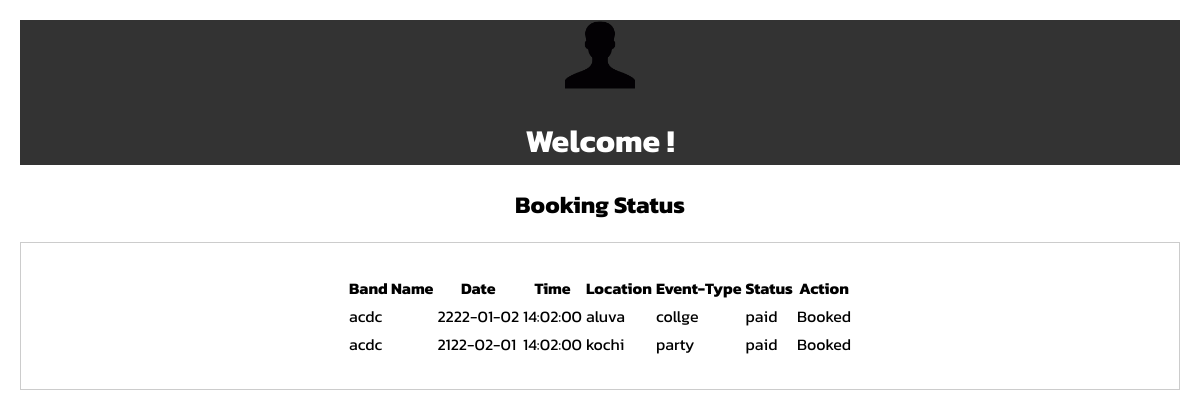
Page /uls/booking_status.php (signed in) on the committed database.
### tables this page shows
CREATE TABLE `booking_requests` (
  `id` int(11) NOT NULL,
  `user_id` int(11) DEFAULT NULL,
  `bandname` varchar(256) NOT NULL,
  `date` date NOT NULL,
  `time` time NOT NULL,
  `status` enum('pending','confirmed','rejected','paid') DEFAULT 'pending',
  `payment_method` enum('credit_card','paypal','other') DEFAULT NULL,
  `created_at` timestamp NOT NULL DEFAULT current_timestamp(),
  `booking_price` decimal(10,2) DEFAULT 0.00,
  `location` varchar(255) NOT NULL,
  `event_type` varchar(255) NOT NULL
);

### uls/booking_status.php (the view, shortened to what this page needs)
<?php
$username = getUserInfo('username');
$conn = new mysqli("localhost", "alhad", "1234", "mini");
$user_id = $_SESSION['user_id'];
$sql = "SELECT bandname, date, time, status,location, event_type  FROM booking_requests WHERE user_id = $user_id";
$result = $conn->query($sql);
?>
<!DOCTYPE html>
<html lang="en">
<head>
    <link rel="stylesheet" href="userdash.css">
</head>
<body>
    <div class="header">
        <img src="profilepic.png" alt="Profile Picture">
        <h1> Welcome <?php echo $username; ?>!</h1>
    </div>
    <h2>Booking Status</h2>
    <div class="content">
        <?php
        if ($result->num_rows > 0) {
            echo '<table>';
            echo '<tr>';
            echo '<th>Band Name</th>';
            echo '<th>Date</th>';
            echo '<th>Time</th>';
            echo '<th>Location</th>';
            echo '<th>Event-Type</th>';
            echo '<th>Status</th>';
            echo '<th>Action</th>';
            echo '</tr>';
            while ($row = $result->fetch_assoc()) {
                echo '<tr>';
                echo '<td>' . $row['bandname'] . '</td>';
                echo '<td>' . $row['date'] . '</td>';
                echo '<td>' . $row['time'] . '</td>';
                echo '<td>' . (isset($row['location']) ? $row['location'] : 'N/A') . '</td>';
                echo '<td>' . (isset($row['event_type']) ? $row['event_type'] : 'N/A') . '</td>';
                echo '<td>' . $row['status'] . '</td>';
                echo '<td>';
                if ($row['status'] === 'confirmed') {
                    echo 'Price: $100 &nbsp;&nbsp;';
                    echo '<form method="post">';
                    echo '<button type="submit" class="btn" name="pay" value="' . $row['bandname'] . '">Pay Now</button>';
                    echo '</form>';
                } elseif ($row['status'] === 'paid') {
                    echo 'Booked';
                } else {
                    echo 'Payment option available after confirmation';
                }
                echo '</td>';
                echo '</tr>';
            }
            echo '</table>';
        } else {
            echo '<p>No booking requests found.</p>';
        }
        ?>
    </div>
</body>
</html>

### uls/userdash.css (style rules this page uses)
body { font-family: 'Kanit', sans-serif; padding: 10px; margin: 10px; }
.header { background-color: #333; color: #fff; text-align: center; }
.header img { height: 70px; }

### uls/booking_status.php (style rules this page uses)
body { font-family:kanit; }
.content { border: 1px solid #ccc; padding:30px; display: flex; justify-content: center; }
h2 { text-align: center; }

### rows in the picture
booking_requests: bandname "acdc", date "2222-01-02", time "14:02:00", location "aluva", event_type "collge", status "paid", shows "Booked"
booking_requests: bandname "acdc", date "2122-02-01", time "14:02:00", location "kochi", event_type "party", status "paid", shows "Booked"
